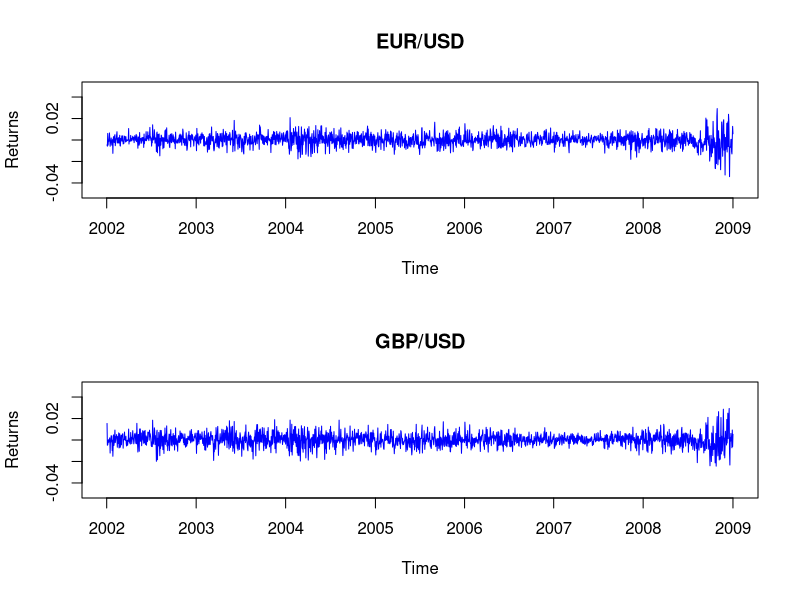

Generate this figure with R:
# clear variables and close windows
rm(list = ls(all = TRUE))
graphics.off()

fx = read.table("fx_eur_gbp_usd.txt")

# Convert FX-rates to return series
fx = log(fx)

x = diag(-1, length(fx[, 1]), length(fx[, 1]))
x[row(x) == (col(x) + 1)] = 1

dem_usd = t(fx[, 1]) %*% x
gbp_usd = t(fx[, 2]) %*% x

returns = cbind(t(dem_usd), t(gbp_usd))
returns = returns[-dim(returns)[1], ] 		# remove last entry

# Summary statistics, standard deviation and correlation matrix is calculated
summary(returns)
sd(returns)
cor(returns)

# Plot return series
par(mfrow = c(2, 1))

plot(returns[, 1], type = "l", xlab = "Time", ylab = "Returns", xaxt = "n", ylim = c(-0.05, 
    0.05), col = "blue")
axis(side = 1, at = c(0, 261, 522, 784, 1044, 1304, 1565, 1827), labels = c("2002", 
    "2003", "2004", "2005", "2006", "2007", "2008", "2009"))
title("EUR/USD")

plot(returns[, 2], type = "l", xlab = "Time", ylab = "Returns", xaxt = "n", ylim = c(-0.05, 
    0.05), col = "blue")
axis(side = 1, at = c(0, 261, 522, 784, 1044, 1304, 1565, 1827), labels = c("2002", 
    "2003", "2004", "2005", "2006", "2007", "2008", "2009"))
title("GBP/USD") 
